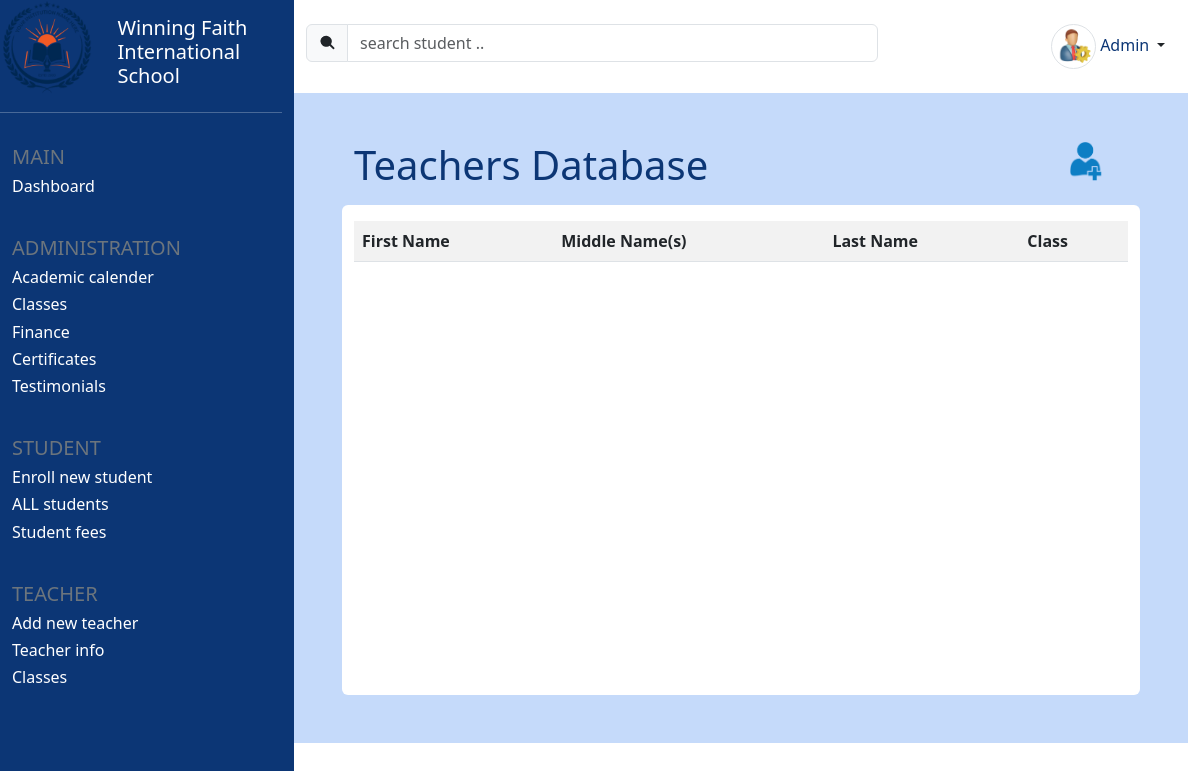
Before: /teachers (signed in) with the older database file.
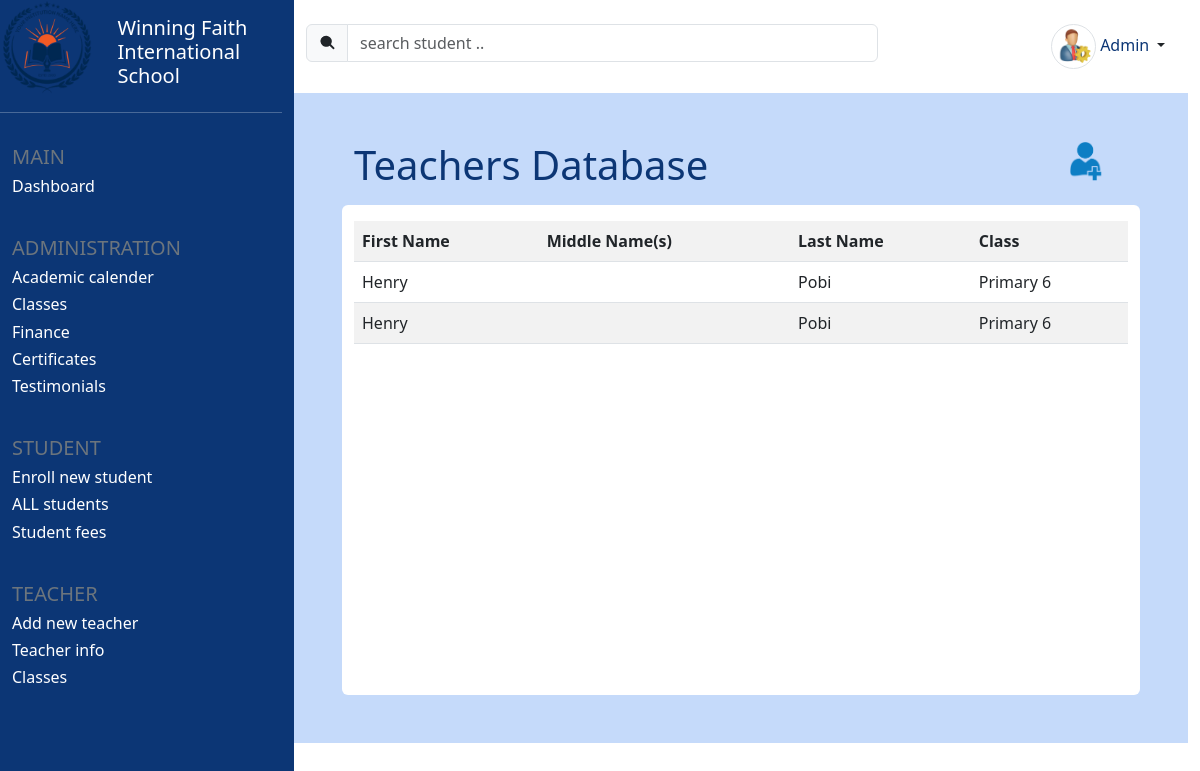
After: the same page with the newer database file.
### core/models.py (models this page shows, shortened)
class Teacher(models.Model):
    id = models.UUIDField(primary_key=True, default=uuid.uuid4)
    fname = models.CharField(max_length=25)
    lname = models.CharField(max_length=25)
    other_names = models.CharField(max_length=100, blank=True)
    assigned_class = models.ForeignKey(Classroom, on_delete=models.CASCADE)

class Classroom(models.Model):
    id = models.UUIDField(primary_key=True, default=uuid.uuid4)
    name = models.CharField(max_length=25)
    num_of_students = models.IntegerField(blank = True, default=0)
    class_teacher = models.CharField(max_length=100)
    category = models.CharField(max_length=30, default = 'None')
    def __str__(self):
        return f'{self.name}'

### core/views.py (the view)
# urls.py: path('teachers', views.display_teachers, name='teachers'),
@login_required(login_url='login')
def display_teachers(request):
    teachers = Teacher.objects.all().order_by('fname', 'lname')
    context = {
        'teachers': teachers
    }
    return render(request, 'display_teachers.html', context)

### templates/display_teachers.html (shortened to what this page needs)
{% extends 'student_info.html' %}
{% load static %}
{% block content %}
<div class="container-fluid row home mt-4 p-5">
    {% block db_table_header %}
    <div class="row mb-3 w-100">
        <div class="col col-lg-6">
            <h5 class="d-inline blue-text display-6">
                {% block db_table_header_text %}
                Teachers Database
                {% endblock %}
            </h5>
        </div>
        <div class="col col-lg-6">
            <span class="d-inline float-end">
                {% block db_table_header_icon %}
                <a href="{% url 'add_teacher' %}" class="text-decoration-none" title="new student">
                        <img src="{% static 'add_student.png' %}" width="35" height="35" class="img-fluid">
                </a>
                {% endblock db_table_header_icon %}
            </span>
        </div>
    </div>
    {% endblock db_table_header %}
    <div class="container bg-white rounded pt-3 pb-4">
        <div class="" style="height: 450px; overflow-y: auto;">
            {% block db_table %}
            <table class="table table-striped">
                <tr>
                    <th>First Name</th>
                    <th>Middle Name(s)</th>
                    <th>Last Name</th>
                    <th>Class</th>
                </tr>
                {% for teacher in teachers %}
                <tr>
                    <td>{{teacher.fname}}</td>
                    <td>{{teacher.other_names}}</td>
                    <td>{{teacher.lname}}</td>
                    <td>{{teacher.assigned_class}}</td>
                </tr>
                {% endfor %}
            </table>
            {% endblock db_table %}
        </div>
    </div>
</div>
{% endblock content %}

Changed rows visible on the page:
added Teacher: fname "Henry", lname "Pobi", assigned_class "Primary 6"
added Teacher: fname "Henry", lname "Pobi", assigned_class "Primary 6"
